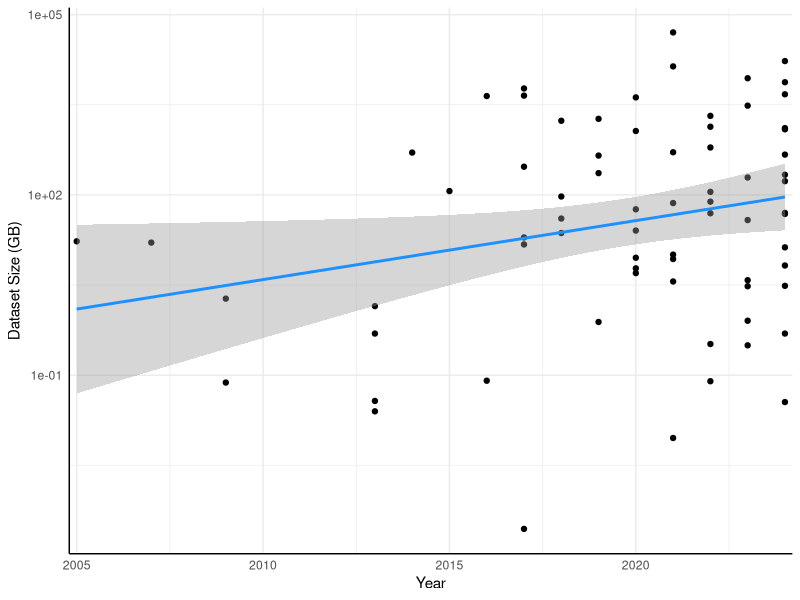
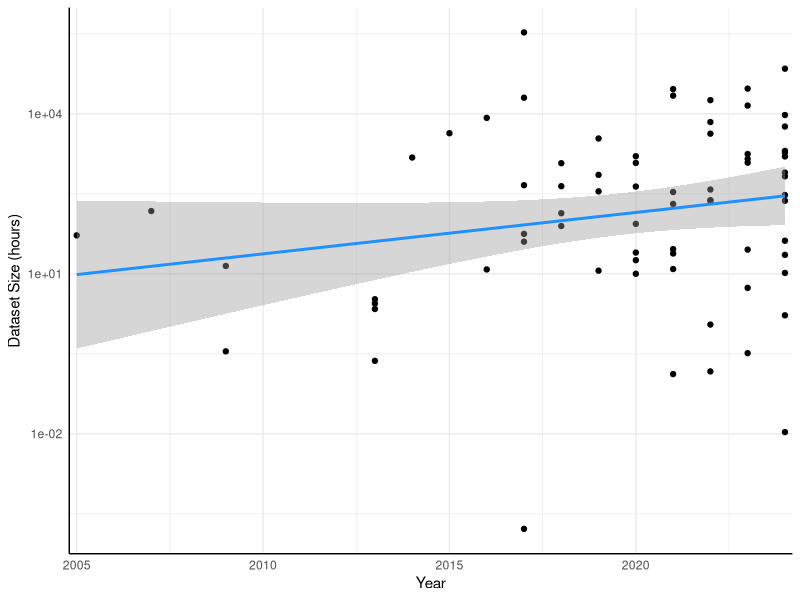
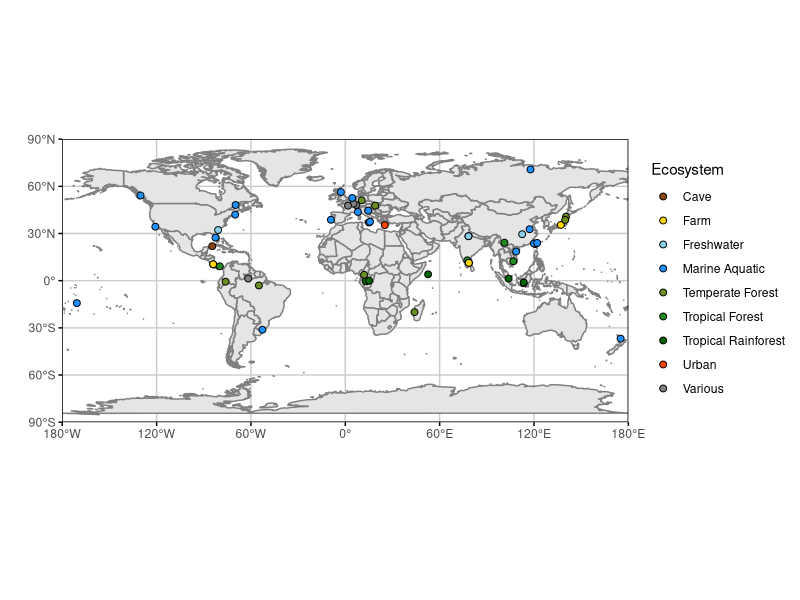
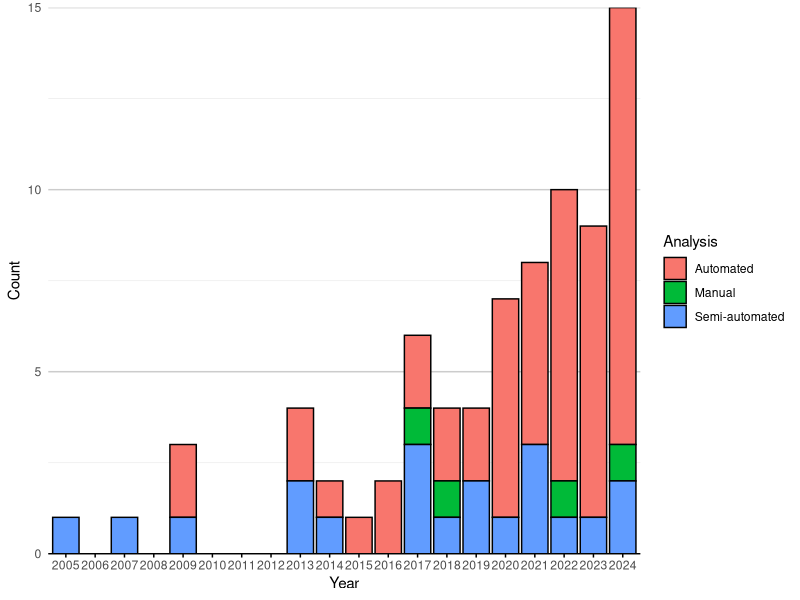
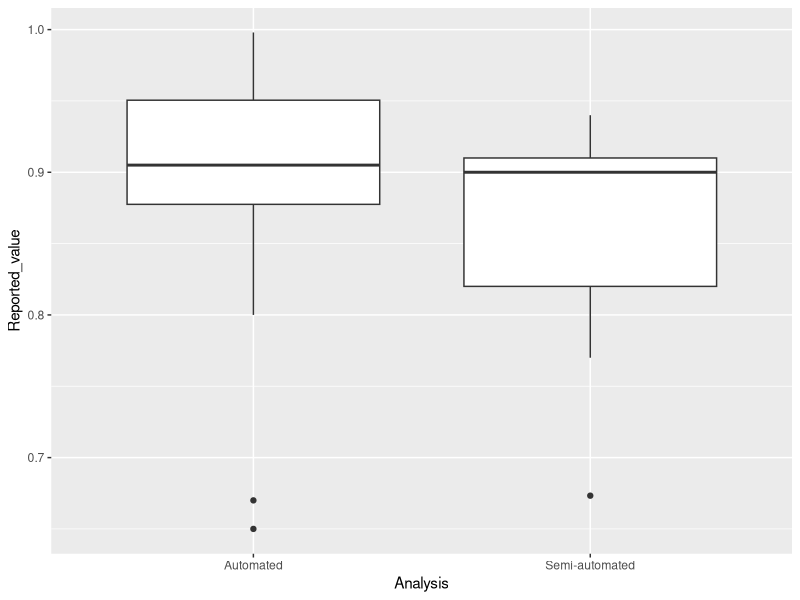
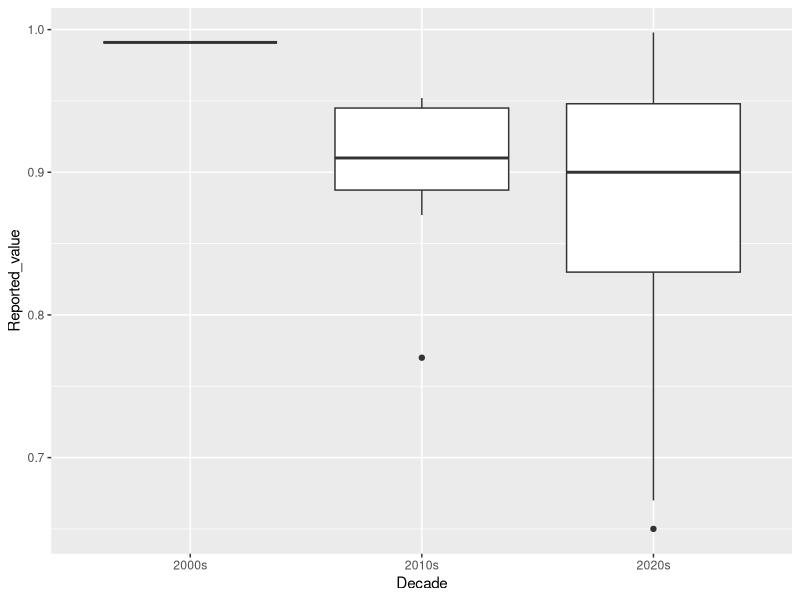
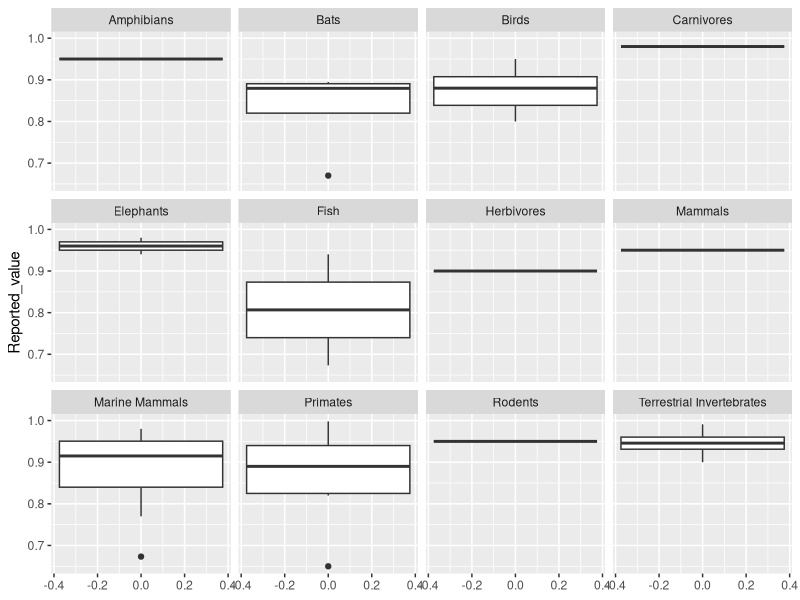
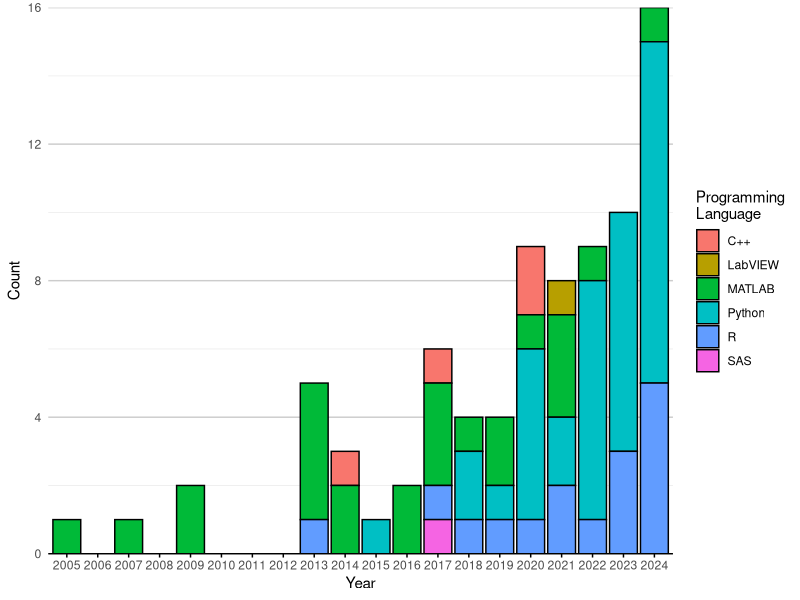

Write the R code that produced these figures, in order.
## ---- chunk 1
library(ggplot2)
library(maps)
library(dplyr)
## ---- chunk 2
df <- read.csv("tagged_literature.csv")
#df$Year <- as.factor(df$Year)

p <- df |>
  tidyr::drop_na(Dataset_GB) |> 
  #filter(Year >= 2008) |>
  ggplot(aes(Year, Dataset_GB)) + 
  geom_point() + 
  scale_y_log10() +
  geom_smooth(method="lm", color = "dodgerblue") +
  scale_x_continuous(expand = c(0.01,0.01)) +
  labs(y="Dataset Size (GB)") +
  theme_minimal() +
  theme(axis.line = element_line())
p
ggsave("images/data_trend.png", p, width = 120, height = 120, units = "mm")

p <- df |>
  tidyr::drop_na(Dataset_hours) |> 
  #filter(Year >= 2008) |>
  ggplot(aes(Year, Dataset_hours)) + 
  geom_point() + 
  scale_y_log10() +
  geom_smooth(method="lm", color = "dodgerblue") +
  scale_x_continuous(expand = c(0.01,0.01)) +
  labs(y="Dataset Size (hours)") +
  theme_minimal() +
  theme(axis.line = element_line())
p
ggsave("images/hours_trend.png", p, width = 120, height = 120, units = "mm")
## ---- chunk 3
# Sample data
#coords <- c("-0.356251N,12.940863E;-0.078775N,15.127076E", "-0.078775N,15.1270777E")

# Function to convert coordinates to numeric values
convert_to_numeric <- function(coord_string) {
  # Split the string by comma
  parts <- strsplit(coord_string, ",")[[1]]
  #remove leading or trailing space
  
  # Extract latitude and longitude, handle direction
  lat <- as.numeric(gsub("[A-Z]", "", parts[1]))
  lon <- as.numeric(gsub("[A-Z]", "", parts[2]))
  
  # Check direction for latitude
  if (grepl("S", parts[1])) {
    lat <- -lat
  }
  
  # Check direction for longitude
  if (grepl("W", parts[2])) {
    lon <- -lon
  }
  
  return(paste0(c(lat, lon), collapse = ","))
}

latlong_df <- df |>
  select(latlong, Ecosystem) |>
  mutate(latlong = strsplit(latlong, ";")) |>
  tidyr::unnest(latlong) |>
  mutate(Ecosystem = strsplit(Ecosystem, ", ")) |>
  tidyr::unnest(Ecosystem) |>
  mutate(latlong = sapply(latlong, convert_to_numeric),
         lat = sapply(strsplit(latlong, ","), function(x) as.numeric(x[1])),
         long = sapply(strsplit(latlong, ","), function(x) as.numeric(x[2]))
)

# Create the world map
world <- map_data("world")

ecosystem_colors <- c(
  "Tropical Forest" = "#228B22",
  "Marine Aquatic" = "#1E90FF",
  "Various" = "#808080",
  "Tropical Rainforest" = "#006400",
  "Freshwater" = "#87CEEB",
  "Temperate Forest" = "#6B8E23",
  "Farm" = "#FFD700",
  "Cave" = "#8B4513",
  "Urban" = "#FF4500"
)

# Plotting
p <- ggplot() +
  # Add world map with light grey fill and dark grey borders
  geom_polygon(data = world, aes(x = long, y = lat, group = group), 
               fill = "grey90", color = "grey50") +
  # Add jittered points for different tags
  geom_jitter(data = latlong_df, aes(x = long, y = lat, fill = Ecosystem), colour="black", size = 2, shape=21) +
  # Set coordinate system to map projection
  coord_fixed(ratio = 1, xlim = c(-180, 180), ylim = c(-90, 90), expand = FALSE) +
  # Custom breaks and labels for x (longitude) and y (latitude)
  scale_x_continuous(breaks = seq(-180, 180, by = 60),
                     labels = c("180°W", "120°W", "60°W", "0°", "60°E", "120°E", "180°E")) +
  scale_y_continuous(breaks = seq(-90, 90, by = 30),
                     labels = c("90°S", "60°S", "30°S", "0°", "30°N", "60°N", "90°N")) +
  scale_fill_manual(values = ecosystem_colors) +
  # Theme settings
  labs(x="",y="")+
  theme_minimal() +
  theme(
    axis.ticks = element_line(),
    panel.grid.major = element_line(color = "grey80"),    # Light grey grid lines
    panel.grid.minor = element_blank(),                   # No minor grid lines
    panel.border = element_rect(color = "black", fill = NA),  # Black panel border
    axis.text.x = element_text(angle = 0, hjust = 0.5),   # Horizontal x-axis text
    legend.position = "right"                             # Legend on right
  )
p
ggsave("images/ecosystem_map.png", p, width = 240, height = 100, units = "mm")
## ---- chunk 4
include_missing_zero <- function(df, col){
  missing_years <- 2005:2024  # This creates c(2025, 2024)

  new_rows <- expand.grid(
    Year  = missing_years,  
    a     = df |> pull({{col}}) |> unique(), 
    Count = 0
  )
  
  colnames(new_rows)[2] <- col

  df <- df |>
    bind_rows(new_rows) |>
    distinct() 
  return(df)
}

keep_gt1 <- function(df, col){
  total_counts <- df |>
    group_by(.data[[col]]) |>
    summarise(Total_Count = n(), .groups = 'drop') |>
    na.omit()

  methods_to_keep <- total_counts |>
    filter(Total_Count > 1) |>
    pull({{ col }})
    
  df[,col] <- ifelse(df[[col]] %in% methods_to_keep, df[[col]], "Other Methods")
  return(df)
}

barplot_counts <- function(df, col, col_title=col, prop=FALSE, year=TRUE, decade=FALSE, bar_col="dodgerblue"){
  if(decade){
    df <- df |>
      mutate(Year = case_when(
        Year >= 2000 & Year < 2010 ~ "2000s",
        Year >= 2010 & Year < 2020 ~ "2010s",
        Year >= 2020 & Year < 2030 ~ "2020s",
        TRUE ~ NA_character_  # Handle years outside these ranges
      ))
  }
  count_data <- df |>
    group_by(Year, .data[[col]], .drop=FALSE) |>
    summarise(Count = n(), .groups = 'drop') |>
    na.omit()
  
  total_count_per_year <- count_data |>
    group_by(Year, .drop=FALSE) |>
    summarise(Total = sum(Count), .groups = 'drop')
  
  count_data <- left_join(count_data, total_count_per_year, by = "Year") |>
    mutate(Percentage = (Count / Total) * 100) 
  
  if(!decade){
    count_data <- count_data |>
    include_missing_zero(col)
  }
  
  if(!year){
    df <- df[df[,col] != "Other Methods",]
    p <- df |>
      ggplot(aes(y = reorder(.data[[col]], .data[[col]], FUN = length, decreasing = FALSE))) +
      geom_bar(stat = "count", fill = bar_col) +  # Fill bars with dodgerblue
      labs(x = "Count", y = col_title) +
      scale_x_continuous(expand = c(0,0))
  } else {
    if(prop){
      p <- count_data |> 
        ggplot(aes(x = factor(Year), y = Percentage, fill = .data[[col]], label=Count)) +
        geom_bar(stat = "identity", colour=ifelse(count_data$Count > 0, "black", NA)) +
        geom_text(size = 3, position = position_stack(vjust = 0.5))+
        labs(x = "Year", y = "Percentage", fill = col_title) +
        scale_y_continuous(expand=c(0,0))
    } else {
      p <- count_data |> 
        ggplot(aes(x = factor(Year), y = Count, fill = .data[[col]])) +
        geom_bar(stat = "identity", colour=ifelse(count_data$Count > 0, "black", NA)) +
        labs(x = "Year", y = "Count", fill = col_title) +
        scale_y_continuous(expand=c(0,0))
    }
  }
  p <- p + 
    #scale_fill_viridis_d()+
    theme_minimal() +
    guides(fill = guide_legend(override.aes = list(colour = "black")))+
    theme(panel.grid.major.x = element_blank(),
          panel.grid.major.y = element_line(colour = "grey80"),
          axis.line.x = element_line(colour="black"),
          axis.ticks.x=element_line())
  return(p)
}
## ---- chunk 5
# Convert 'NA' to R's NA
df$Analysis[df$Analysis == "NA"] <- NA

p <- barplot_counts(df, "Analysis")
p
ggsave("images/analysis_year.png", p, width = 240, height = 100, units = "mm")
## ---- chunk 6
p <- df |>
  filter(Reported_value != "") |>
  mutate(Reported_value = as.numeric(Reported_value)) |>
  tidyr::drop_na(Reported_value) |>
  ggplot(aes(x = Analysis, y = Reported_value)) +
  geom_boxplot()
p
ggsave("images/analysis_reportedvalue.png", p, width = 240, height = 100, units = "mm")
## ---- chunk 7
p <- df |>
  filter(Reported_value != "") |>
  mutate(Reported_value = as.numeric(Reported_value)) |>
  tidyr::drop_na(Reported_value) |>
  mutate(Decade = case_when(
    Year >= 2000 & Year < 2010 ~ "2000s",
    Year >= 2010 & Year < 2020 ~ "2010s",
    Year >= 2020 & Year < 2030 ~ "2020s",
    TRUE ~ NA_character_  # Handle years outside these ranges
  )) |>
  ggplot(aes(x = Decade, y = Reported_value)) +
  geom_boxplot()
p
ggsave("images/decade_reportedvalue.png", p, width = 240, height = 100, units = "mm")
## ---- chunk 8
p <- df |>
  filter(Reported_value != "") |>
  mutate(Reported_value = as.numeric(Reported_value)) |>
  tidyr::drop_na(Reported_value) |>
  mutate(Taxa = strsplit(as.character(Taxa), ", ")) |>
  tidyr::unnest(Taxa) |>
  ggplot(aes(y = Reported_value)) +
  geom_boxplot() +
  facet_wrap(~Taxa)
p
ggsave("images/taxa_reportedvalue.png", p, width = 240, height = 100, units = "mm")
## ---- chunk 9
# Convert 'NA' to R's NA
df$Prog..language[df$Prog..language == "NA"] <- NA

# Split languages where there are multiple
df_lang <- df |>
  mutate(ProgLanguage = strsplit(as.character(Prog..language), ", ")) |>
  tidyr::unnest(ProgLanguage)

p <- barplot_counts(df_lang, "ProgLanguage", "Programming\nLanguage")
p
ggsave("images/programminglanguage_year.png", p, width = 240, height = 100, units = "mm")
## ---- chunk 10
df_taxa <- df |>
  mutate(Taxa = strsplit(as.character(Taxa), ", ")) |>
  tidyr::unnest(Taxa)

p <- barplot_counts(df_taxa, "Taxa")
p
ggsave("images/taxa_year.png", p, width = 240, height = 100, units = "mm")
## ---- chunk 11
df_analysis <- df |>
  mutate(Analysis.Methods = strsplit(as.character(Analysis.Methods), ", ")) |>
  tidyr::unnest(Analysis.Methods)

df_analysis <- keep_gt1(df_analysis, "Analysis.Methods")
  #filter(Analysis.Methods %in% methods_to_keep)
p <- barplot_counts(df_analysis, "Analysis.Methods")
p
ggsave("images/analysismethods_year.png", p, width = 240, height = 100, units = "mm")
p <- barplot_counts(df_analysis, "Analysis.Methods", year=FALSE)
p
ggsave("images/analysismethods_total.png", p, width = 240, height = 100, units = "mm")
## ---- chunk 12
df_tools <- df |>
  mutate(Automation.Tools = strsplit(as.character(Automation.Tools), ", ")) |>
  tidyr::unnest(Automation.Tools)

df_tools <- keep_gt1(df_tools, "Automation.Tools")
  #filter(Analysis.Methods %in% methods_to_keep)
p <- barplot_counts(df_tools, "Automation.Tools", "Automation Tools")
p
ggsave("images/automationtools_year.png", p, width = 240, height = 120, units = "mm")
p <- barplot_counts(df_tools, "Automation.Tools", "Automation Tools", year = FALSE, bar_col="darkmagenta")
p
ggsave("images/automationtools_total.png", p, width = 240, height = 120, units = "mm")
## ---- chunk 13
df_code_available <- df |>
  mutate(Code.availability = strsplit(as.character(Code.availability), ", ")) |>
  tidyr::unnest(Code.availability)

p <- barplot_counts(df_code_available, "Code.availability", "Code\nAvailability")
p
ggsave("images/codeavailable_year.png", p, width = 240, height = 100, units = "mm")
## ---- chunk 14
df_data_available <- df |>
  mutate(Data.Availability = strsplit(as.character(Data.Availability), ", ")) |>
  tidyr::unnest(Data.Availability)

p <- barplot_counts(df_data_available, "Data.Availability", "Data\nAvailability")
p
ggsave("images/dataavailable_year.png", p, width = 240, height = 100, units = "mm")
## ---- chunk 15
#df <- read.csv("tagged_literature.csv")
#df |>
#  mutate(Automation.Tools = strsplit(as.character(Automation.Tools), ", ")) |>
#  tidyr::unnest(Automation.Tools) |>
#  pull(Automation.Tools) |> sort() |> unique()
## ---- chunk 16
#df <- read.csv("tagged_literature.csv")
#df |>
#  mutate(Analysis.Methods = strsplit(as.character(Analysis.Methods), ", ")) |>
#  tidyr::unnest(Analysis.Methods) |>
#  pull(Analysis.Methods) |> sort() |> unique()
## ---- chunk 17
df_eval <- df |>
  mutate(Evaluation.Method = strsplit(as.character(Evaluation.Method), ", ")) |>
  tidyr::unnest(Evaluation.Method)

df_eval <- keep_gt1(df_eval, "Evaluation.Method")
  #filter(Analysis.Methods %in% methods_to_keep)
p <- barplot_counts(df_eval, "Evaluation.Method", "Evaluation Method")
p
ggsave("images/evaluationmethod_year.png", p, width = 240, height = 100, units = "mm")
## ---- chunk 18
#df <- read.csv("tagged_literature.csv")
#df |>
#  mutate(Preprocessing = strsplit(as.character(Preprocessing), ", ")) |>
#  tidyr::unnest(Preprocessing) |>
#  pull(Preprocessing) |> sort() |> unique()
## ---- chunk 19
df_pre <- df |>
  mutate(Preprocessing = strsplit(as.character(Preprocessing), ", ")) |>
  tidyr::unnest(Preprocessing)

df_pre <- keep_gt1(df_pre, "Preprocessing")
  #filter(Analysis.Methods %in% methods_to_keep)
p <- barplot_counts(df_pre, "Preprocessing")
p
ggsave("images/preprocessing_year.png", p, width = 240, height = 100, units = "mm")
p <- barplot_counts(df_pre, "Preprocessing", prop=TRUE)
p
ggsave("images/preprocessing_prop_year.png", p, width = 240, height = 100, units = "mm")
p <- barplot_counts(df_pre, "Preprocessing", prop=TRUE, decade=TRUE)
p
ggsave("images/preprocessing_prop_decade.png", p, width = 240, height = 150, units = "mm")
## ---- chunk 20
count_data <- df_lang |>
    group_by(Year, ProgLanguage, .drop=FALSE) |>
    summarise(Count = n(), .groups = 'drop') |>
    na.omit()
  
total_count_per_year <- count_data |>
  group_by(Year, .drop=FALSE) |>
  summarise(Total = sum(Count), .groups = 'drop')

count_data <- left_join(count_data, total_count_per_year, by = "Year") |>
  mutate(Percentage = (Count / Total) * 100) |>
  include_missing_zero('ProgLanguage')

count_data |> 
  ggplot(aes(x = factor(Year), y = Count, fill = ProgLanguage)) +
  geom_bar(stat = "identity", colour=ifelse(count_data$Count > 0, "black", NA)) +
  labs(x = "Year", y = "Count", fill = 'Language') +
  scale_y_continuous(expand=c(0,0))+
  theme_minimal() +
  guides(fill = guide_legend(override.aes = list(colour = "black")))+
  theme(panel.grid.major.x = element_blank(),
        panel.grid.major.y = element_line(colour = "grey80"),
        axis.line.x = element_line(colour="black"),
        #panel.grid = element_line(colour="lightgrey"),
        axis.ticks.x=element_line())
